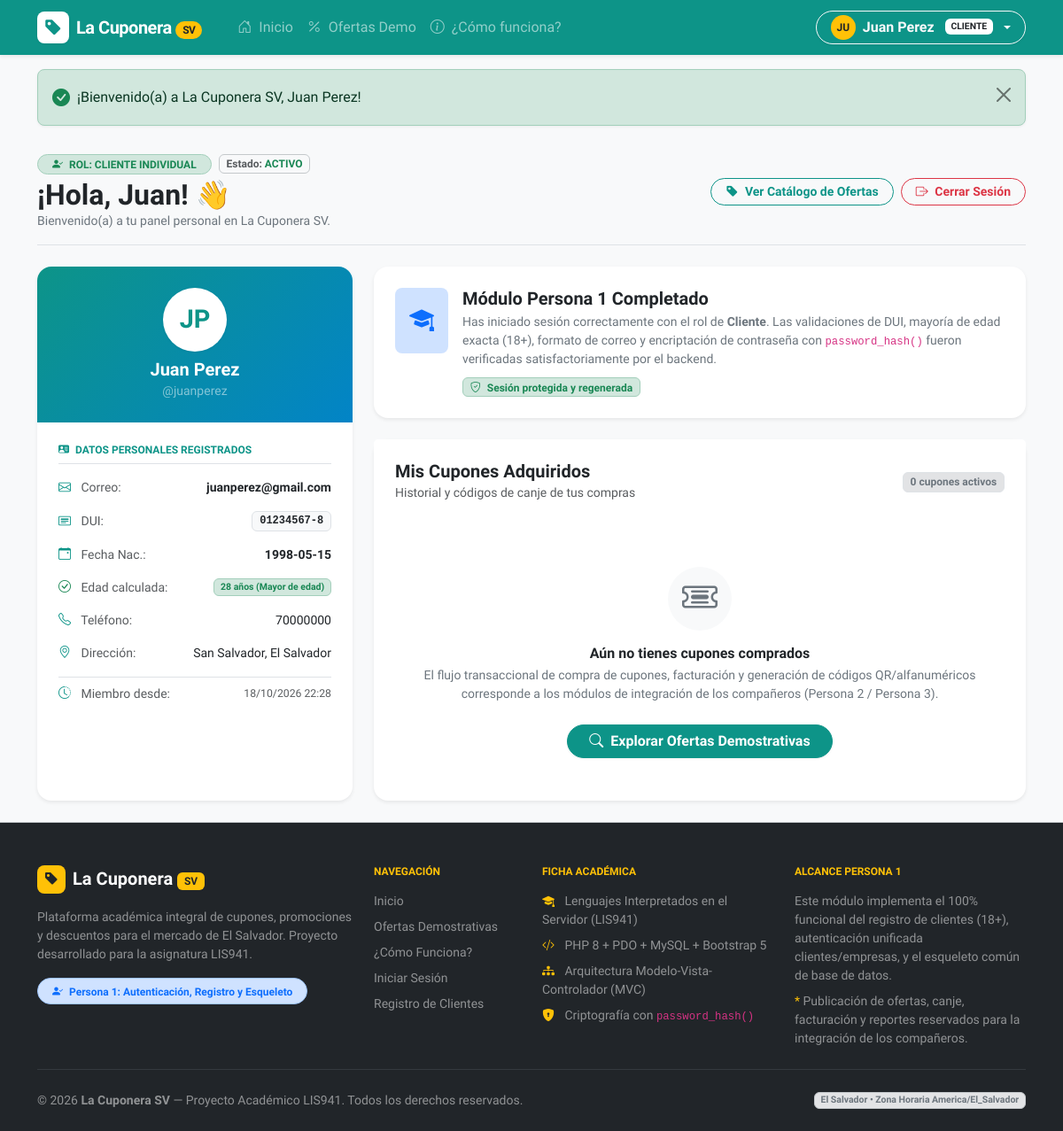
Screenshot of /public/cliente/dashboard (signed in) with the database file from the repository.
### tables this page shows
CREATE TABLE `clientes` (
  `id` int(11) NOT NULL,
  `id_usuario` int(11) NOT NULL,
  `nombres` varchar(80) NOT NULL,
  `apellidos` varchar(80) NOT NULL,
  `dui` varchar(10) NOT NULL COMMENT 'formato 00000000-0',
  `fecha_nacimiento` date NOT NULL COMMENT 'validar mayoría de edad en la aplicación',
  `telefono` varchar(20) DEFAULT NULL,
  `direccion` varchar(255) DEFAULT NULL,
  `created_at` datetime NOT NULL DEFAULT current_timestamp(),
  `updated_at` datetime NOT NULL DEFAULT current_timestamp() ON UPDATE current_timestamp()
);

CREATE TABLE `usuarios` (
  `id` int(11) NOT NULL,
  `id_rol` int(11) NOT NULL,
  `usuario` varchar(50) NOT NULL,
  `correo` varchar(100) NOT NULL,
  `password_hash` varchar(255) NOT NULL,
  `estado` enum('activo','inactivo','bloqueado') NOT NULL DEFAULT 'activo',
  `created_at` datetime NOT NULL DEFAULT current_timestamp(),
  `updated_at` datetime NOT NULL DEFAULT current_timestamp() ON UPDATE current_timestamp()
);

### app/controllers/ClienteController.php (called while the page is built, shortened)
<?php
require_once __DIR__ . '/../helpers/Auth.php';
require_once __DIR__ . '/../models/Cliente.php';
class ClienteController
{
    public function dashboard(): void
    {
        $userId = Auth::id();
        $cliente = Cliente::findByUserId($userId);
        $dob = new DateTime($cliente['fecha_nacimiento']);
        $today = new DateTime('today');
        $edad = $today->diff($dob)->y;
        require __DIR__ . '/../views/cliente/dashboard.php';
    }
}

### app/config/config.php (called while the page is built)
<?php
return [
    'app' => [
        'name'        => 'La Cuponera SV',
        'env'         => 'development',
        'debug'       => true,
        'base_url'    => '',
        'timezone'    => 'America/El_Salvador',
    ],
    'database' => [
        'host'     => '127.0.0.1',
        'port'     => 3307,
        'dbname'   => 'lacuponera_sv',
        'username' => 'root',
        'password' => '',
        'charset'  => 'utf8mb4',
    ],
    'session' => [
        'name'            => 'LACUPONERA_SESSION',
        'lifetime'        => 7200,
        'cookie_httponly' => true,
        'cookie_samesite' => 'Lax',
        'cookie_secure'   => false,
    ],
    'security' => [
        'bcrypt_cost'       => 10,
        'token_expiration'  => 3600,
        'min_age_years'     => 18,
    ],
];

### app/helpers/helpers.php (called while the page is built, shortened)
<?php
function e(?string $value): string
{
    return htmlspecialchars((string)($value ?? ''), ENT_QUOTES, 'UTF-8');
}
function url(string $path = '/'): string
{
    $config = require __DIR__ . '/../config/config.php';
    $scriptName = $_SERVER['SCRIPT_NAME'] ?? '';
    $dir = rtrim(str_replace('\\', '/', dirname($scriptName)), '/');
    $cleanPath = '/' . ltrim($path, '/');
    return $dir . $cleanPath;
}

### app/helpers/Auth.php (called while the page is built, shortened)
<?php
class Auth
{
    public static function initSession(): void
    {
        if (session_status() === PHP_SESSION_NONE) {
            $config = require __DIR__ . '/../config/config.php';
        }
    }
    public static function check(): bool
    {
        return !empty($_SESSION['is_authenticated']) && !empty($_SESSION['user_id']);
    }
    public static function role(): ?string
    {
        return $_SESSION['rol'] ?? null;
    }
    public static function user(): ?array
    {
        return [
            'id'             => $_SESSION['user_id'],
            'usuario'        => $_SESSION['usuario'],
            'correo'         => $_SESSION['correo'],
            'id_rol'         => $_SESSION['id_rol'],
            'rol'            => $_SESSION['rol'],
            'nombre_mostrar' => $_SESSION['nombre_mostrar'],
            'perfil'         => $_SESSION['perfil'] ?? [],
        ];
    }
}

### app/models/Cliente.php (called while the page is built, shortened)
<?php
class Cliente
{
    public static function findByUserId(int $userId): ?array
    {
        $db = Database::getConnection();
        $sql = "SELECT c.*, u.usuario, u.correo, u.estado, u.created_at AS cuenta_creada_en
                FROM clientes c
                INNER JOIN usuarios u ON c.id_usuario = u.id
                WHERE c.id_usuario = :id_usuario
                LIMIT 1";
        $stmt = $db->prepare($sql);
        $stmt->execute([':id_usuario' => $userId]);
        $row = $stmt->fetch();
        return $row ?: null;
    }
}

### app/views/cliente/dashboard.php (the view, shortened to what this page needs)
<?php
require __DIR__ . '/../layouts/header.php';
require __DIR__ . '/../layouts/navbar.php';
require __DIR__ . '/../layouts/alerts.php';
?>
<div class="container py-4 my-auto">
    <div class="d-flex flex-column flex-md-row justify-content-between align-items-start align-items-md-center gap-3 mb-4 pb-3 border-bottom">
        <div>
            <div class="d-flex align-items-center gap-2 mb-1">
                <span class="badge bg-success-subtle text-success border border-success-subtle px-3 py-1 rounded-pill small fw-bold">
                    <i class="bi bi-person-check-fill me-1"></i> ROL: CLIENTE INDIVIDUAL
                </span>
                <span class="badge bg-light text-muted border border-secondary-subtle small">
                    Estado: <strong class="text-success"><?= strtoupper(e($cliente['estado'])) ?></strong>
                </span>
            </div>
            <h2 class="fw-bold text-dark mb-0">
                ¡Hola, <?= e($cliente['nombres']) ?>! 👋
            </h2>
            <p class="text-secondary small mb-0">Bienvenido(a) a tu panel personal en La Cuponera SV.</p>
        </div>
        <div class="d-flex gap-2">
            <a href="<?= url('/#promociones') ?>" class="btn btn-outline-cuponera rounded-pill btn-sm px-3 fw-semibold">
                <i class="bi bi-tag-fill me-1"></i> Ver Catálogo de Ofertas
            </a>
            <form action="<?= url('/logout') ?>" method="POST" class="d-inline">
                <button type="submit" class="btn btn-outline-danger rounded-pill btn-sm px-3 fw-semibold">
                    <i class="bi bi-box-arrow-right me-1"></i> Cerrar Sesión
                </button>
            </form>
        </div>
    </div>
    <div class="row g-4">
        <div class="col-lg-4">
            <div class="card border-0 shadow-sm rounded-4 overflow-hidden bg-white h-100">
                <div class="card-header bg-gradient-cuponera text-white p-4 text-center border-0">
                    <div class="user-avatar-lg bg-white text-cuponera rounded-circle mx-auto d-flex align-items-center justify-content-center shadow-xs mb-2" style="width: 72px; height: 72px; font-size: 1.8rem; font-weight: bold;">
                        <?= strtoupper(substr($cliente['nombres'], 0, 1) . substr($cliente['apellidos'], 0, 1)) ?>
                    </div>
                    <h5 class="fw-bold mb-0 text-white"><?= e($cliente['nombres'] . ' ' . $cliente['apellidos']) ?></h5>
                    <small class="text-white-50">@<?= e($cliente['usuario']) ?></small>
                </div>
                <div class="card-body p-4">
                    <h6 class="fw-bold text-uppercase text-cuponera fs-7 mb-3 pb-2 border-bottom">
                        <i class="bi bi-person-vcard-fill me-1"></i> Datos Personales Registrados
                    </h6>
                    <ul class="list-unstyled small mb-0 d-flex flex-column gap-3 text-secondary">
                        <li class="d-flex justify-content-between align-items-center">
                            <span class="text-muted"><i class="bi bi-envelope me-2 text-cuponera"></i> Correo:</span>
                            <strong class="text-dark text-truncate" style="max-width: 170px;" title="<?= e($cliente['correo']) ?>"><?= e($cliente['correo']) ?></strong>
                        </li>
                        <li class="d-flex justify-content-between align-items-center">
                            <span class="text-muted"><i class="bi bi-card-heading me-2 text-cuponera"></i> DUI:</span>
                            <span class="badge bg-light text-dark border font-monospace fs-7"><?= e($cliente['dui']) ?></span>
                        </li>
                        <li class="d-flex justify-content-between align-items-center">
                            <span class="text-muted"><i class="bi bi-calendar-event me-2 text-cuponera"></i> Fecha Nac.:</span>
                            <span class="text-dark fw-semibold"><?= e($cliente['fecha_nacimiento']) ?></span>
                        </li>
                        <li class="d-flex justify-content-between align-items-center">
                            <span class="text-muted"><i class="bi bi-check-circle me-2 text-success"></i> Edad calculada:</span>
                            <span class="badge bg-success-subtle text-success border border-success-subtle"><?= $edad ?> años (Mayor de edad)</span>
                        </li>
                        <li class="d-flex justify-content-between align-items-center">
                            <span class="text-muted"><i class="bi bi-telephone me-2 text-cuponera"></i> Teléfono:</span>
                            <span class="text-dark"><?= !empty($cliente['telefono']) ? e($cliente['telefono']) : '<em>No registrado</em>' ?></span>
                        </li>
                        <li class="d-flex justify-content-between align-items-center">
                            <span class="text-muted"><i class="bi bi-geo-alt me-2 text-cuponera"></i> Dirección:</span>
                            <span class="text-dark text-end" style="max-width: 180px;"><?= !empty($cliente['direccion']) ? e($cliente['direccion']) : '<em>No registrada</em>' ?></span>
                        </li>
                        <li class="d-flex justify-content-between align-items-center pt-2 border-top">
                            <span class="text-muted"><i class="bi bi-clock-history me-2 text-cuponera"></i> Miembro desde:</span>
                            <small class="text-muted"><?= date('d/m/Y H:i', strtotime($cliente['cuenta_creada_en'])) ?></small>
                        </li>
                    </ul>
                </div>
            </div>
        </div>
        <div class="col-lg-8">
            <div class="card border-0 shadow-sm rounded-4 bg-white mb-4">
                <div class="card-body p-4">
                    <div class="d-flex align-items-start gap-3">
                        <div class="p-3 bg-primary-subtle text-primary rounded-3 flex-shrink-0">
                            <i class="bi bi-mortarboard-fill fs-3"></i>
                        </div>
                        <div>
                            <h5 class="fw-bold text-dark mb-1">Módulo Persona 1 Completado</h5>
                            <p class="text-secondary small mb-2">
                                Has iniciado sesión correctamente con el rol de <strong>Cliente</strong>. Las validaciones de DUI, mayoría de edad exacta (18+), formato de correo y encriptación de contraseña con <code>password_hash()</code> fueron verificadas satisfactoriamente por el backend.
                            </p>
                            <span class="badge bg-success-subtle text-success border border-success-subtle small">
                                <i class="bi bi-shield-check me-1"></i> Sesión protegida y regenerada
                            </span>
                        </div>
                    </div>
                </div>
            </div>
            <div class="card border-0 shadow-sm rounded-4 bg-white">
                <div class="card-header bg-white p-4 border-0 d-flex justify-content-between align-items-center">
                    <div>
                        <h5 class="fw-bold text-dark mb-0">Mis Cupones Adquiridos</h5>
                        <small class="text-muted">Historial y códigos de canje de tus compras</small>
                    </div>
                    <span class="badge bg-secondary-subtle text-secondary border">0 cupones activos</span>
                </div>
                <div class="card-body p-4 text-center py-5">
                    <div class="p-4 bg-light rounded-circle d-inline-flex align-items-center justify-content-center text-muted mb-3" style="width: 72px; height: 72px;">
                        <i class="bi bi-ticket-detailed fs-1 text-secondary"></i>
                    </div>
                    <h6 class="fw-bold text-dark mb-1">Aún no tienes cupones comprados</h6>
                    <p class="text-secondary small max-w-md mx-auto mb-4">
                        El flujo transaccional de compra de cupones, facturación y generación de códigos QR/alfanuméricos corresponde a los módulos de integración de los compañeros (Persona 2 / Persona 3).
                    </p>
                    <a href="<?= url('/#promociones') ?>" class="btn btn-cuponera rounded-pill px-4 fw-semibold shadow-xs">
                        <i class="bi bi-search me-1"></i> Explorar Ofertas Demostrativas
                    </a>
                </div>
            </div>
        </div>
    </div>
</div>
<?php require __DIR__ . '/../layouts/footer.php'; ?>

### app/views/layouts/navbar.php (shortened to what this page needs)
<?php
$isAuth = Auth::check();
$userRole = Auth::role();
$currentUser = Auth::user();
?>
<nav class="navbar navbar-expand-lg navbar-dark bg-cuponera sticky-top shadow-sm">
    <div class="container">
        <a class="navbar-brand d-flex align-items-center gap-2 fw-bold" href="<?= url('/') ?>">
            <span class="brand-icon d-inline-flex align-items-center justify-content-center bg-white text-cuponera rounded-3 shadow-xs">
                <i class="bi bi-tag-fill fs-5"></i>
            </span>
            <span class="brand-text">
                La Cuponera <span class="badge bg-warning text-dark fs-7 py-1 px-2 rounded-pill">SV</span>
            </span>
        </a>
        <div class="collapse navbar-collapse" id="navbarMain">
            <ul class="navbar-nav me-auto mb-2 mb-lg-0 ms-lg-3">
                <li class="nav-item">
                    <a class="nav-link" href="<?= url('/') ?>"><i class="bi bi-house-door me-1"></i> Inicio</a>
                </li>
                <li class="nav-item">
                    <a class="nav-link" href="<?= url('/#promociones') ?>"><i class="bi bi-percent me-1"></i> Ofertas Demo</a>
                </li>
                <li class="nav-item">
                    <a class="nav-link" href="<?= url('/#como-funciona') ?>"><i class="bi bi-info-circle me-1"></i> ¿Cómo funciona?</a>
                </li>
            </ul>
            <div class="d-flex align-items-center gap-2">
                <?php if ($isAuth): ?>
                    <div class="dropdown">
                        <button class="btn btn-outline-light dropdown-toggle d-flex align-items-center gap-2 py-1 px-3 rounded-pill shadow-xs" type="button" id="userMenuButton" data-bs-toggle="dropdown" aria-expanded="false">
                            <span class="user-avatar bg-warning text-dark fw-bold rounded-circle d-inline-flex align-items-center justify-content-center" style="width: 28px; height: 28px; font-size: 0.75rem;">
                                <?= strtoupper(substr($currentUser['usuario'], 0, 2)) ?>
                            </span>
                            <span class="fw-semibold text-truncate" style="max-width: 140px;">
                                <?= e($currentUser['nombre_mostrar']) ?>
                            </span>
                            <span class="badge bg-white text-dark ms-1 text-uppercase" style="font-size: 0.65rem;">
                                <?= e($userRole) ?>
                            </span>
                        </button>
                    </div>
                <?php endif; ?>
            </div>
        </div>
    </div>
</nav>

### rows the page displays
clientes: id_usuario.usuario "JU", id_usuario.estado "ACTIVO", nombres "Juan", nombres+apellidos "JP", nombres+apellidos "Juan Perez", id_usuario.usuario "juanperez", id_usuario.correo "juanperez@gmail.com", dui "01234567-8", fecha_nacimiento "1998-05-15", fecha_nacimiento "28", telefono "70000000", direccion "San Salvador, El Salvador", id_usuario.created_at "18/10/2026 22:28"

### other values shown
$currentUser['nombre_mostrar'] "Juan Perez"
$userRole "CLIENTE"
$msg "¡Bienvenido(a) a La Cuponera SV, Juan Perez!"
